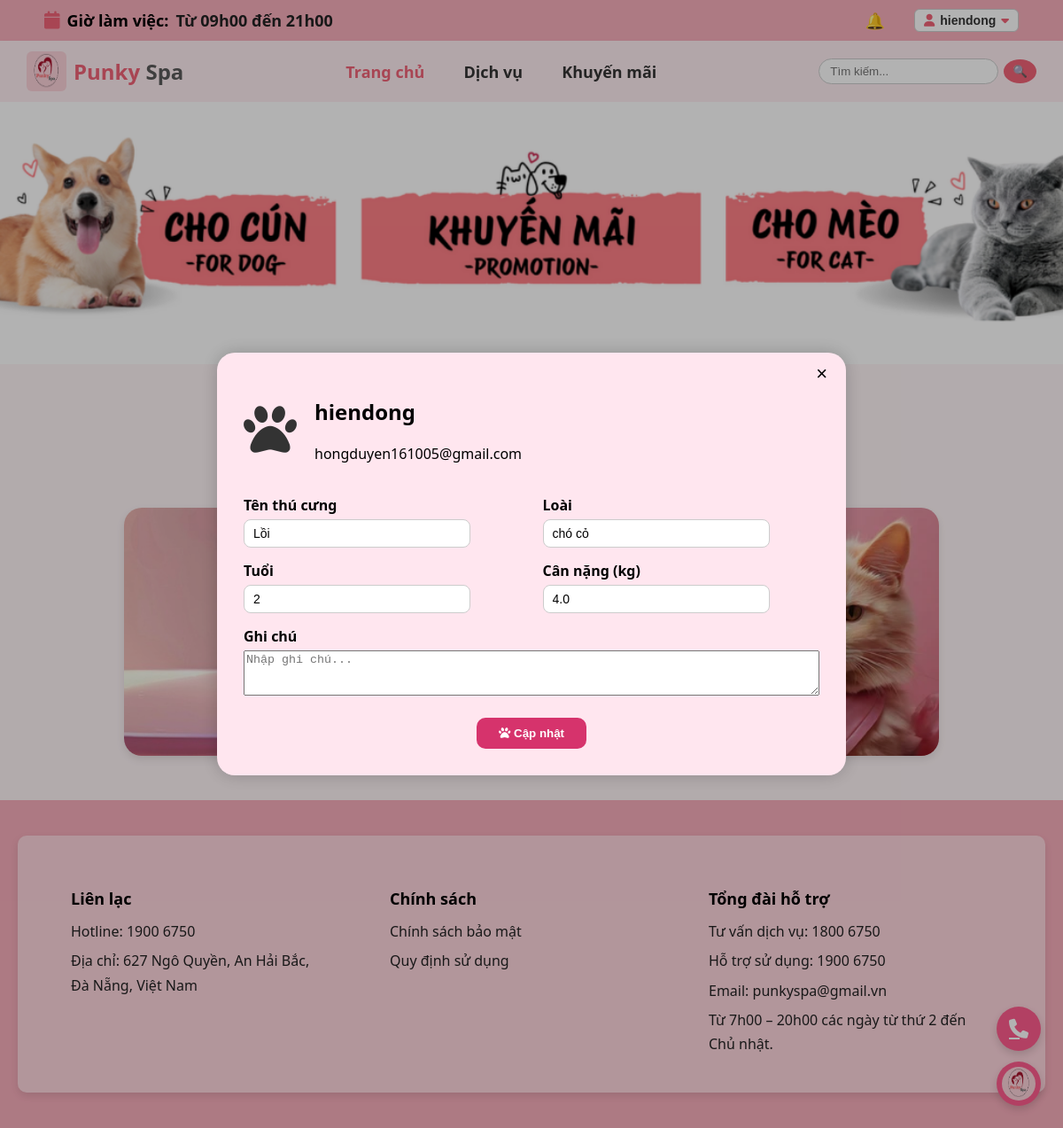
The page /thongtinthucung/ (signed in) on the database its author committed.
### TK/models.py (models this page shows, shortened)
class ThuCung(models.Model):
    khach_hang = models.ForeignKey(KhachHang, on_delete=models.CASCADE)
    ten_thucung = models.CharField(max_length=100)
    loai = models.CharField(max_length=100)
    tuoi = models.IntegerField()
    can_nang = models.FloatField(null=True, blank=True)
    ghi_chu = models.TextField(blank=True)

### TK/views.py (the view)
# urls.py: path('thongtinthucung/', views.thongtinthucung, name='thongtinthucung'),
@login_required
def thongtinthucung(request):
    khach_hang = KhachHang.objects.get(user=request.user)
    thu_cung = ThuCung.objects.filter(khach_hang=khach_hang).first()
    if request.method == 'POST':
        form = ThuCungForm(request.POST, instance=thu_cung)
        if form.is_valid():
            obj = form.save(commit=False)
            obj.khach_hang = khach_hang
            obj.save()
            messages.success(request, "Thông tin thú cưng đã được cập nhật thành công!")
            return redirect('thongtinthucung')
    else:
        form = ThuCungForm(instance=thu_cung)
    return render(request, 'TK/thongtinthucung.html', {
        'form': form,
        'user': request.user,
    })

### TK/forms.py
class ThuCungForm(forms.ModelForm):
    class Meta:
        model = ThuCung
        fields = ['ten_thucung', 'loai', 'tuoi', 'can_nang', 'ghi_chu']
        widgets = {
            'ten_thucung': forms.TextInput(attrs={'class': 'form-control','placeholder': 'Tên thú cưng'}),
            'loai': forms.TextInput(attrs={'class': 'form-control','placeholder': 'Loài'}),
            'tuoi': forms.NumberInput(attrs={'class': 'form-control','placeholder': 'Tuổi'}),
            'can_nang': forms.NumberInput(attrs={'class': 'form-control','placeholder': 'Cân nặng (kg)'}),
            'ghi_chu': forms.Textarea(attrs={'class': 'form-control','rows': 3,'placeholder': 'Nhập ghi chú...'}),
        }

### TB/context_processors.py (called while the page is built)
def thong_bao_moi(request):
    thong_baos_moi = []
    if request.user.is_authenticated:
        thong_baos_moi = ThongBao.objects.filter(
            nguoi_nhan=request.user, da_doc=False
        ).order_by('-ngay_tao')[:5]
    return {'thong_baos_moi': thong_baos_moi}

### TK/templates/TK/thongtinthucung.html (shortened to what this page needs)
{% extends 'trangchu/index.html' %}
{% load static %}
{% block content %}
<div class="profile-overlay">
  <div class="profile-box">
    <button class="close-btn" onclick="window.location.href='/'">&times;</button>
    <div class="profile-header">
      <div class="avatar"><i class="fa fa-paw"></i></div>
      <div>
        <h2>{{ user.username }}</h2>
        <p>{{ user.email }}</p>
      </div>
    </div>
    <form method="POST" action="">
      <div class="profile-content">
        <div class="row">
          <div class="col">
            <label>Tên thú cưng</label>
            {{ form.ten_thucung }}
          </div>
          <div class="col">
            <label>Loài</label>
            {{ form.loai }}
          </div>
        </div>
        <div class="row">
          <div class="col">
            <label>Tuổi</label>
            {{ form.tuoi }}
          </div>
          <div class="col">
            <label>Cân nặng (kg)</label>
            {{ form.can_nang }}
          </div>
        </div>
        <div class="row">
          <div class="col" style="flex: 1;">
            <label>Ghi chú</label>
            {{ form.ghi_chu }}
          </div>
        </div>
        <div class="update-container">
          <button type="submit" class="update-btn">
            <i class="fa fa-paw"></i> Cập nhật
          </button>
        </div>
      </div>
    </form>
  </div>
</div>
<link rel="stylesheet" href="{% static 'TK/profile.css' %}">
{% endblock %}

### trangchu/templates/trangchu/index.html (shortened to what this page needs)
<!DOCTYPE html>
{% load static %}
<html lang="vi">
<head>
    <link rel="stylesheet" href="{% static 'trangchu/style.css' %}">
    <link rel="stylesheet" href="https://cdnjs.cloudflare.com/ajax/libs/font-awesome/6.5.0/css/all.min.css">
</head>
<body>
    <div class="topbar">
        <div class="topbar-left">
            <i class="fa fa-calendar"></i>
            <strong>Giờ làm việc:</strong> Từ 09h00 đến 21h00
        </div>
        <div class="right">
            {% if user.is_authenticated %}
            <div class="notify-box">
                <span class="notify-icon">🔔</span>
            </div>
            <div class="user-menu">
                <button class="user-btn">
                    <i class="fa fa-user"></i> {{ user.username }}
                    <i class="fa fa-caret-down"></i>
                </button>
            </div>
            {% endif %}
        </div>
    </div>
    <header class="navbar">
        <div class="logo">
            <img src="{% static 'trangchu/logo.png' %}" alt="Logo Punky Spa">
            <h1><span class="pink">Punky</span> Spa</h1>
        </div>
        <nav>
            <a href="{% url 'home' %}" class="active">Trang chủ</a>
            <a href="{% url 'danh_sach_dich_vu' %}">Dịch vụ</a>
            <a href="#">Khuyến mãi</a>
        </nav>
        <div class="search">
            <input type="text" placeholder="Tìm kiếm...">
            <button>🔍</button>
        </div>
    </header>
    <section class="banner-full">
        <img src="{% static 'trangchu/banner.png' %}" alt="Banner Punky Spa">
    </section>
    <section class="intro">
        <h2>Giới thiệu</h2>
        <div class="gallery">
        </div>
    </section>
    {% block content %}{% endblock %}
    <footer class="footer">
        <div class="footer-container">
            <div class="footer-column">
                <h4>Liên lạc</h4>
                <p>Hotline: 1900 6750</p>
                <p>Địa chỉ: 627 Ngô Quyền, An Hải Bắc,<br>Đà Nẵng, Việt Nam</p>
            </div>
            <div class="footer-column">
                <h4>Chính sách</h4>
                <p>Chính sách bảo mật</p>
                <p>Quy định sử dụng</p>
            </div>
            <div class="footer-column">
                <h4>Tổng đài hỗ trợ</h4>
                <p>Tư vấn dịch vụ: 1800 6750</p>
                <p>Hỗ trợ sử dụng: 1900 6750</p>
                <p>Email: punkyspa@gmail.vn</p>
                <p>Từ 7h00 – 20h00 các ngày từ thứ 2 đến Chủ nhật.</p>
            </div>
        </div>
    </footer>
    <div class="floating-icons">
        <a href="tel:19006750" class="phone-icon" title="Gọi ngay Punky Spa">
            <i class="fa fa-phone"></i>
        </a>
        <div class="chat-icon" id="chatToggle">
            <img src="{% static 'trangchu/logo.png' %}" alt="Chat Punky Spa">
        </div>
    </div>
</body>
</html>

### trangchu/static/trangchu/style.css (style rules this page uses)
body { font-family: 'Segoe UI', sans-serif; margin: 0; padding: 0; background-color: #fff; }
.topbar { background-color: #f8aebc; color: #222; display: flex; justify-content: space-between; align-items: center; padding: 10px 50px; font-size: 18px; font-weight: 600; }
.topbar-left { display: flex; align-items: center; gap: 8px; }
.topbar-left i { color: #333; font-size: 20px; }
.topbar-left strong { font-weight: 700; color: #000; font-size: 18px; }
.notify-icon { font-size: 22px; cursor: pointer; color: #a01940; }
header.navbar { background-color: #ffeef2; display: flex; align-items: center; justify-content: space-between; padding: 12px 30px; box-shadow: 0 2px 5px rgba(0, 0, 0, 0.05); }
.logo { display: flex; align-items: center; }
.logo img { width: 45px; height: 45px; border-radius: 6px; margin-right: 8px; }
.logo h1 { font-size: 24px; color: #5a5a5a; margin: 0; }
.logo .pink { color: #f06277; font-weight: bold; }
nav a { margin: 0 20px; text-decoration: none; font-weight: 700; color: #333; font-size: 18px; transition: color 0.2s, transform 0.2s; }
nav a.active, nav a:hover { color: #f06277; transform: scale(1.05); }
.search { display: flex; align-items: center; }
.search input { border: 1px solid #ccc; border-radius: 20px; padding: 6px 12px; outline: none; }
.search button { background-color: #f06277; color: #fff; border: none; padding: 6px 10px; border-radius: 50%; margin-left: 6px; cursor: pointer; }
.banner-full { width: 100%; overflow: hidden; margin: 0; padding: 0; }
.banner-full img { width: 100%; height: auto; display: block; object-fit: cover; }
.intro { background-color: #fff5f7; padding: 50px 0; text-align: center; }
.intro h2 { display: inline-block; background-color: #ffd6de; padding: 10px 30px; border-radius: 10px; color: #000; font-size: 26px; margin-bottom: 35px; }
.gallery { display: flex; justify-content: center; align-items: center; gap: 40px; flex-wrap: wrap; padding: 0 20px; }
.footer { background-color: #f8aebc; padding: 40px 0; display: flex; justify-content: center; align-items: center; }
.footer-container { background-color: #ffd6de; width: 90%; max-width: 1100px; display: flex; justify-content: space-between; flex-wrap: wrap; padding: 25px 40px; border-radius: 10px; box-shadow: 0 4px 10px rgba(0,0,0,0.1); }
.footer-column { flex: 1; min-width: 250px; margin: 10px 20px; }
.footer-column h4 { font-size: 18px; font-weight: 700; margin-bottom: 12px; color: #000; }
.footer-column p { margin: 6px 0; color: #222; line-height: 1.7; font-size: 16px; }
.topbar .right { display: flex; align-items: center; gap: 18px; justify-content: flex-end; }
.user-menu { position: relative; }
.user-btn { background: #fff; border: 1px solid #ccc; border-radius: 6px; color: #333; font-weight: 600; font-size: 14px; cursor: pointer; display: flex; align-items: center; gap: 6px; padding: 4px 10px; transition: all 0.3s ease; }
.dropdown-menu a i, .topbar i { vertical-align: middle; }
.topbar .fa, .dropdown-menu .fa { color: #f06277; }
.notify-box { position: relative; display: inline-block; margin-right: 15px; }
.notify-icon { font-size: 18px; cursor: pointer; color: #a01940; }
.floating-icons { position: fixed; bottom: 25px; right: 25px; display: flex; flex-direction: column; align-items: flex-end; gap: 12px; z-index: 999; }
.phone-icon, .chat-icon { width: 50px; height: 50px; border-radius: 50%; background-color: #ff5c8d; display: flex; justify-content: center; align-items: center; color: #fff; font-size: 22px; box-shadow: 0 4px 10px rgba(0,0,0,0.15); transition: transform 0.3s; }
.chat-icon img { width: 38px; height: 38px; border-radius: 50%; }

### rows shown on the page
ThuCung: ten_thucung "Lồi", loai "chó cỏ", tuoi "2", can_nang "4.0"

### other values the page prints
{{ user.username }} "hiendong"
{{ user.email }} "hongduyen161005@gmail.com"
